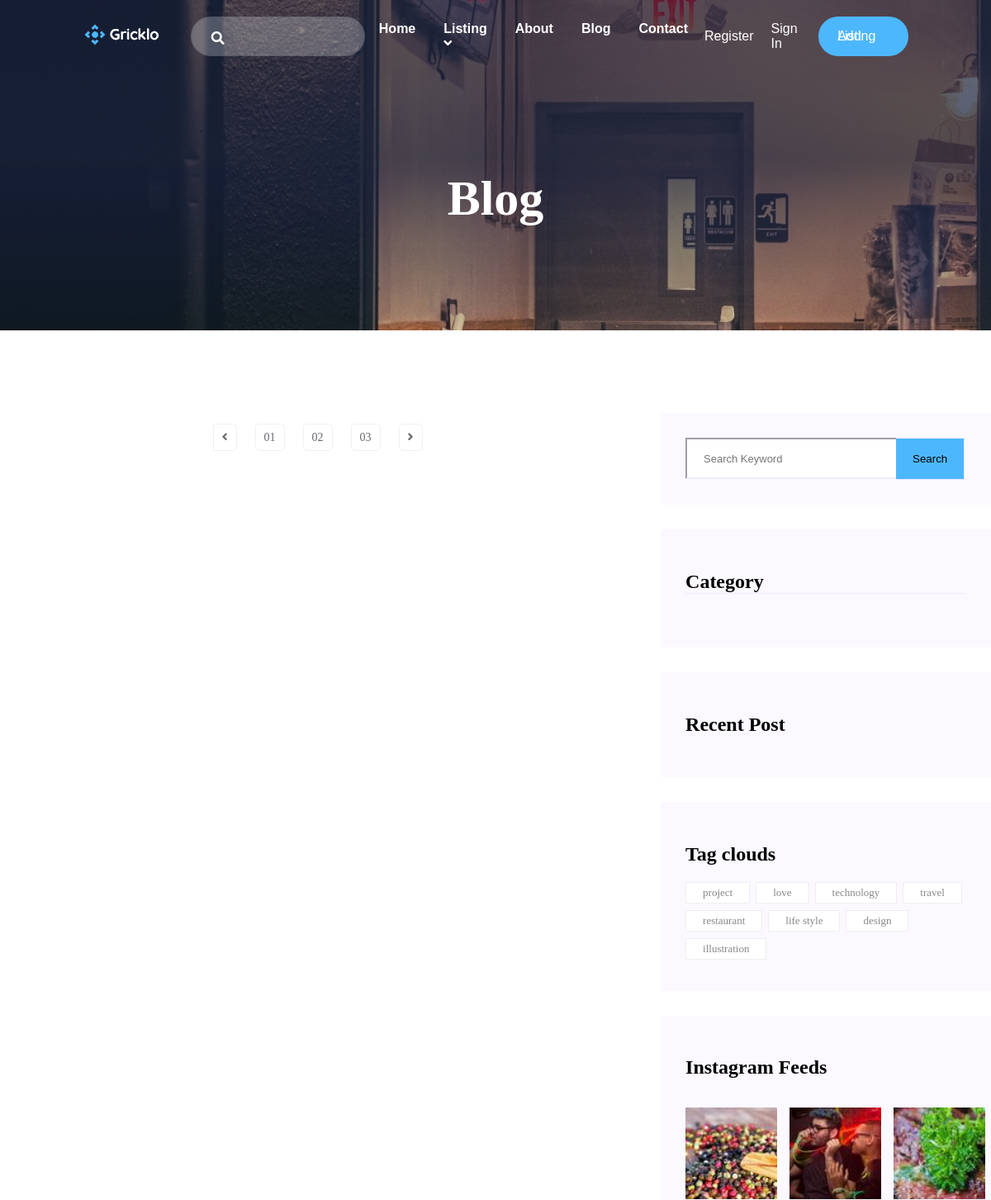
/blog (upper part), run on an earlier commit of the app's database.
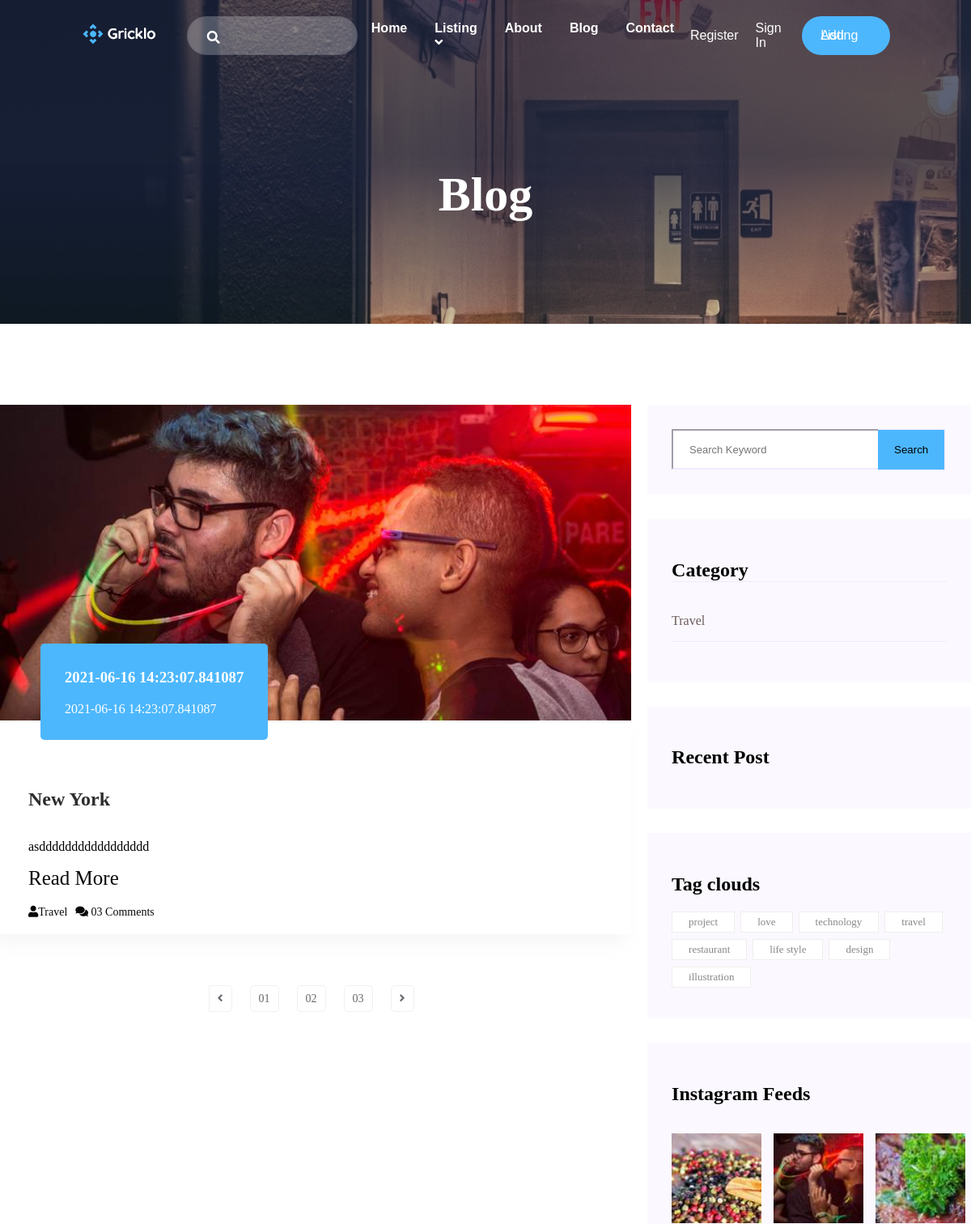
And on a later commit of the database.
### gricklo/models.py (models this page shows, shortened)
class Blog(db.Model):
    __tablename__ = "blog"
    id = db.Column(db.Integer, primary_key=True)
    title = db.Column(db.String(50),nullable=False)
    short_description = db.Column(db.String(50),nullable=False)
    description = db.Column(db.Text, nullable=False)
    blog_posted = db.Column(db.DateTime, default=datetime.utcnow)
    image = db.Column(db.String(20), default = "default.png")
    category = db.Column(db.Integer, db.ForeignKey('blogcategory.id'), nullable=False)
    comment = db.relationship('Comment',backref='users',lazy=True, cascade="all,delete")

class BlogCategory(db.Model):
    __tablename__ = "blogcategory"
    id = db.Column(db.Integer, primary_key = True)
    title = db.Column(db.String(50),nullable = False)
    blog =db.relationship('Blog', backref='categories',lazy=True)

### gricklo/controlers.py (the view)
@app.route("/blog")
def blog():
    categories=BlogCategory.query.all()
    posts = UserPost.query.all()
    blogs=Blog.query.all()
    return render_template("blog.html" , blogs=blogs , categories=categories, posts= posts)

### gricklo/templates/blog.html (shortened to what the changed rows need)
<!DOCTYPE html>
<html lang="en">
<head>
    <link rel="stylesheet" href="{{url_for('static',filename='css/blog.css')}}">
</head>
<body>
    {% extends "layout.html"%}
    {% block content %}
    <main>
        <div class="bg-blog d-flex align-items-center justify-content hero-overly">
            <div class="blog-text ">
                <h2>Blog</h2>
            </div>
        </div>
        <section class="blog-area section-padding">
            <div class="container">
                <div class="row">
                    <div class="col-8">
                        <div class="blog-left-sidebar">
                            {% for blog in blogs%}
                            <div class="blog-item">
                                <div class="blog-item-img ">
                                    <img src="/static/uploads/{{blog.image}}" alt="">
                                    <a href="" class="blog-item-date">
                                        <h3>{{blog.blog_posted}}</h3>
                                        <p>{{blog.blog_posted}}</p>
                                    </a>
                                </div>
                                <div class="blog-details">
                                    <a href="">
                                        <h2 class="blog-head" style="color: #2d2d2d;">{{blog.title}}</h2>
                                    </a>
                                    <p>{{blog.short_description}}</p>
                                    <a href="{{url_for('blogdetails', id=blog.id)}}" style="margin-bottom: 20px;font-size: 25px;">Read More</a>
                                    <ul class="blog-info-link">
                                        <li><a href="#"><i class="fa fa-user"></i>{{blog.category}}</a></li>
                                        <li><a href="#"><i class="fa fa-comments"></i> 03 Comments</a></li>
                                    </ul>
                                </div>
                            </div>
                            {% endfor%}
                        </div>
                    </div>
                    <div class="col-4 ml-20">
                        <div class="blog-right-sidebar">
                            <div class="side-category">
                                <h2 class="mb-35">Category</h2>
                                <ul>
                                    {% for category in categories %}
                                    <li><a href="">{{category.title}}</a></li>
                                    {% endfor %}
                                </ul>
                            </div>
                            <div class="side-post">
                                <h2>Recent Post</h2>
                            </div>
                            <div class="tag-clouds">
                                <h2>Tag clouds</h2>
                            </div>
                            <div class="instagram-feeds ">
                                <h2>Instagram Feeds</h2>
                            </div>
                        </div>
                    </div>
                </div>
            </div>
            </div>
    {% endblock %}

What changed in the data, as far as the page shows it:
added Blog: image (picture), blog_posted "2021-06-16 14:23:07.841087", title "New York", short_description "asddddddddddddddddd", category "Travel"
added BlogCategory: title "Travel"
